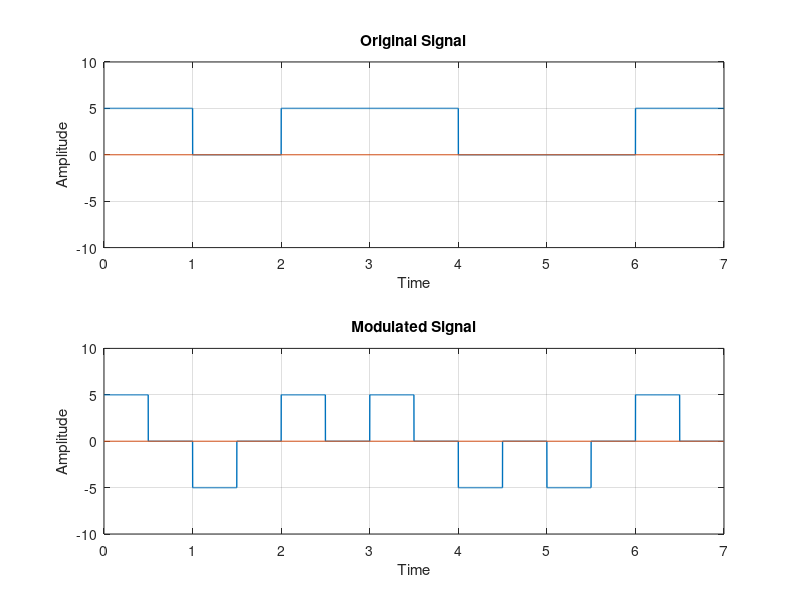

Source code (MATLAB):
clc;
clear all;
close all;

bits = [1 0 1 1 0 0 1];

voltage = 5;
bitrate = 1;

sampling_rate = 1000;
sampling_time = 1/sampling_rate;

start_time = 0;
end_time = length(bits)/bitrate;
time = start_time : sampling_time : end_time;

#Original Signal
index = 1;
for i = 1: length(time)
	if bits(index) == 1
		signal(i) = voltage;
	else
		signal(i) = 0;
	endif
	if time(i)*bitrate >= index
		index+=1;
	endif
endfor

subplot(2,1,1);
plot(time , signal, 'linewidth', 1);
axis([0 end_time -voltage-5 voltage+5]);
line([0 end_time], [0,0]);
title('Original Signal');
xlabel('Time');
ylabel('Amplitude');
grid on;

#MODULATION

index = 1;

for i = 1 : length(time)
	if bits(index) == 1
		modulation(i) = voltage;
	else
		modulation(i) = -voltage;
	endif

	if time(i)*bitrate >= index-(bitrate/2)
		modulation(i) = 0;
	endif
	if time(i)*bitrate >= index
		index+=1;
	endif
endfor

subplot(2,1,2);
plot(time , modulation, 'linewidth', 1);
axis([0 end_time -voltage-5 voltage+5]);
line([0 end_time], [0,0]);
title('Modulated Signal');
xlabel('Time');
ylabel('Amplitude');
grid on;

#DEMODULATION

index = 1;

for i = 1: length(modulation)
	if modulation(i) == voltage
		demodulation(index) = 1;
	endif
	if modulation(i) == -voltage
		demodulation(index) = 0;
	endif
	if time(i)*bitrate >= index
		index+=1;
	endif
endfor

disp(demodulation);


